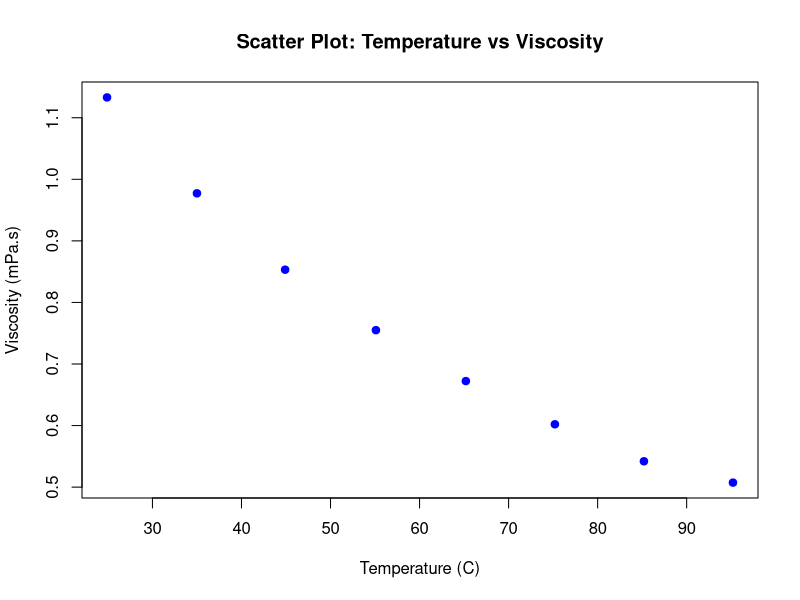
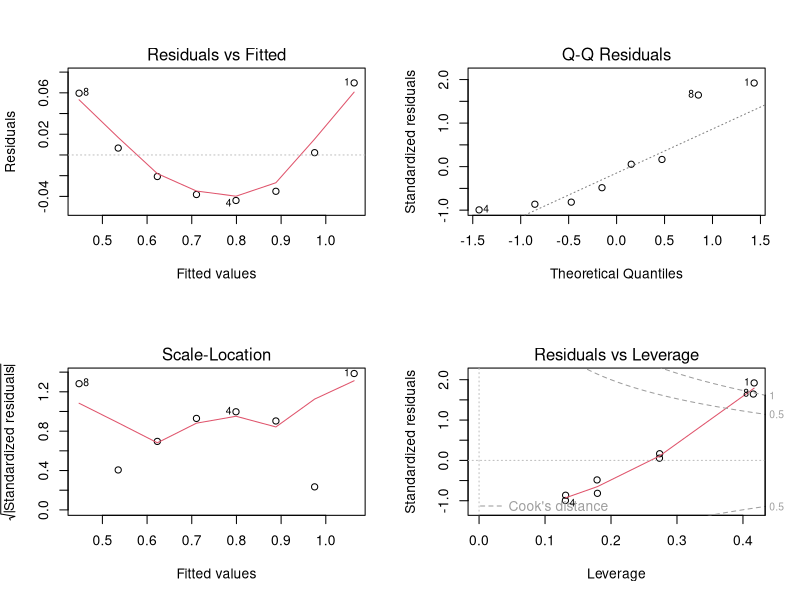
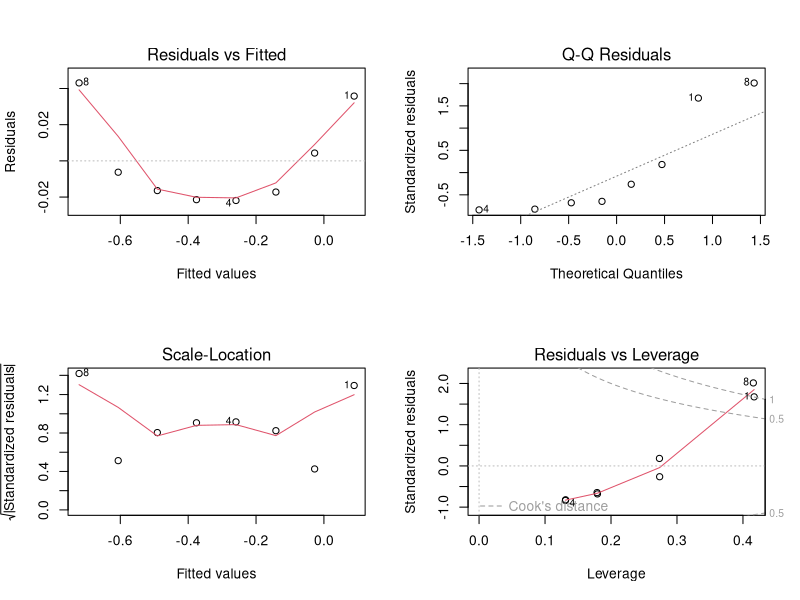

The R source for these figures, in order:
#-----------------------------------------------
# Byers and Williams: Temperature vs Viscosity Study
#-----------------------------------------------

# Data
temperature <- c(24.9, 35.0, 44.9, 55.1, 65.2, 75.2, 85.2, 95.2)
viscosity <- c(1.133, 0.9772, 0.8532, 0.7550, 0.6723, 0.6021, 0.5420, 0.5074)

data <- data.frame(temperature, viscosity)

#-----------------------------------------------
# (a) Scatter Diagram
#-----------------------------------------------
plot(data$temperature, data$viscosity,
     main = "Scatter Plot: Temperature vs Viscosity",
     xlab = "Temperature (C)",
     ylab = "Viscosity (mPa.s)",
     pch = 19, col = "blue")

#-----------------------------------------------
# (b) Fit Linear Model
#-----------------------------------------------
model_linear <- lm(viscosity ~ temperature, data = data)
summary(model_linear)

# Residual plots for linear model
par(mfrow = c(2, 2))
plot(model_linear)

#-----------------------------------------------
# (c) Transform Viscosity (Exponential Relationship)
#-----------------------------------------------
# ln(viscosity) = b0 + b1 * temperature
data$log_viscosity <- log(data$viscosity)
model_exp <- lm(log_viscosity ~ temperature, data = data)
summary(model_exp)

# Residual plots for exponential model
par(mfrow = c(2, 2))
plot(model_exp)
